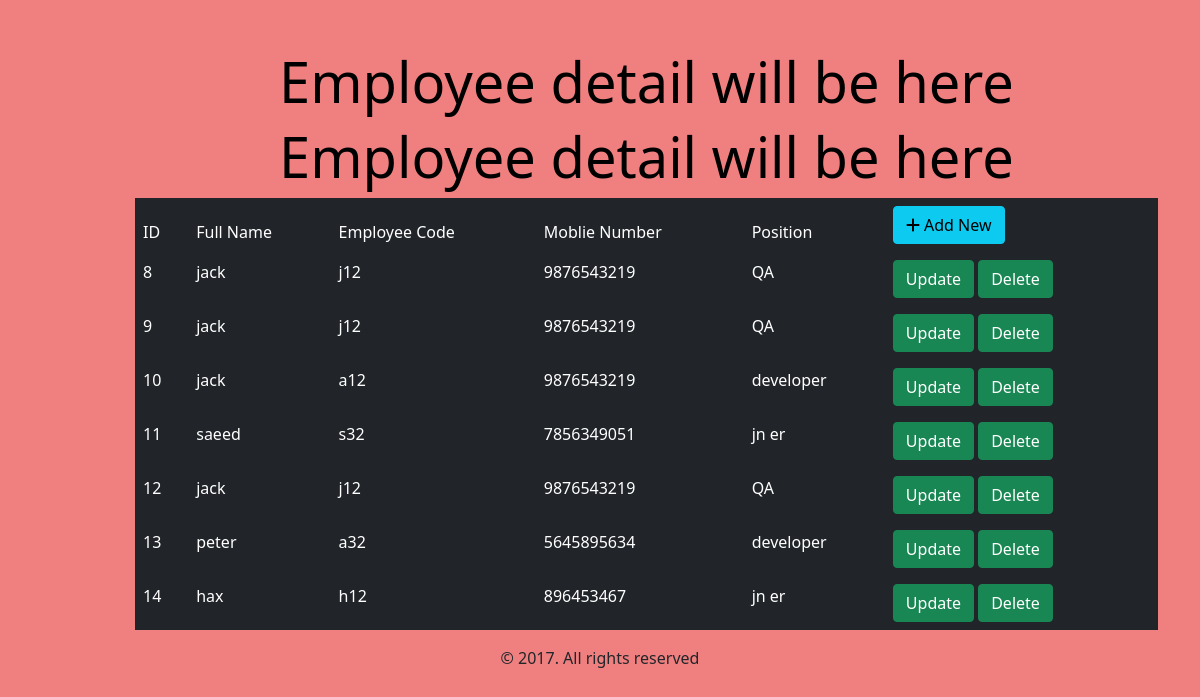
Screenshot of /employee/list/ with the database file from the repository.
### employee_register/models.py (models this page shows)
class Emplpoyee(models.Model):
    fullname=models.CharField(max_length=100)
    emp_code=models.CharField(max_length=3)
    mobile=models.CharField(max_length=15)
    position=models.ForeignKey(Position,on_delete=models.CASCADE)

class Position(models.Model):
    title=models.CharField(max_length=50)
    def __str__(self):
        return self.title

### employee_register/views.py (the view)
# urls.py: path('list/',views.employee_list,name='employee_list'),
def employee_list(request):
    context={'employe_list':Emplpoyee.objects.all()}
    return render(request,'employee_register/employee_list.html',context)

### employee_register/templates/employee_register/employee_list.html
{% extends 'employee_register/base.html' %}
{% block content %}
        {% block heading %}
                 <h1 class="display-4 text-center">Employee detail will be here </h1>
        {% endblock heading %}
    <table class="table table-borderless table-dark">
            <thead>
                <tr>
                    <td>ID</td>
                    <td>Full Name</td>
                    <td>Employee Code</td>
                    <td>Moblie Number</td>
                    <td>Position</td>
                    <td>
                        <a class="btn btn-info" href="{% url 'employee_insert' %}">
                       <i class="fas fa-plus"></i> Add New</a>
                    </td>
                </tr>
            </thead>
            <tbody>
                {% for employee in employe_list %}
                    <tr>
                        <td>{{employee.id}}</td>
                        <td>{{employee.fullname}}</td>
                        <td>{{employee.emp_code}}</td>
                        <td>{{employee.mobile}}</td>
                        <td>{{employee.position}}</td>
                        <td>
                        <a class="btn btn-success" href="{% url 'employee_update' employee.id %}">Update</a>
                        <a class="btn btn-success" href="{% url 'employee_delete' employee.id %}">Delete</a>
                        </td>
                    </tr>
                {% endfor %}
            </tbody>
        </table>
{% endblock content %}

### employee_register/templates/employee_register/base.html (shortened to what this page needs)
<!DOCTYPE html>
{% load static %}
<html lang="en">
<head>
    <link rel="stylesheet" href="{% static 'employee_register/css/bootstrap.min.css' %}">
    <link rel="stylesheet" href="{% static 'employee_register/css/all.min.css' %}">
    <link rel="stylesheet" href="{% static 'employee_register/css/style.css' %}">
</head>
<body>
        <div class="container">
           <div class="col md-10 offset-md-1 mt-5">
                <div class="jumbotron">
                     {% block heading %}{% endblock heading %}
                    {% block content %}
                    {% endblock content %}
                </div>
           </div>
        </div>
    {% block deleteview %}
         <footer class="text-center mx-3"> &copy; 2017. All rights reserved </footer>
    {% endblock deleteview %}
 </body>
</html>

### employee_register/static/employee_register/css/style.css (style rules this page uses)
h1 { color:black; text-align: center; }
body { background-color:lightcoral; }

### rows the page displays
Emplpoyee: id "8", fullname "jack", emp_code "j12", mobile "9876543219", position "QA"
Emplpoyee: id "9", fullname "jack", emp_code "j12", mobile "9876543219", position "QA"
Emplpoyee: id "10", fullname "jack", emp_code "a12", mobile "9876543219", position "developer"
Emplpoyee: id "11", fullname "saeed", emp_code "s32", mobile "7856349051", position "jn er"
Emplpoyee: id "12", fullname "jack", emp_code "j12", mobile "9876543219", position "QA"
Emplpoyee: id "13", fullname "peter", emp_code "a32", mobile "5645895634", position "developer"
Emplpoyee: id "14", fullname "hax", emp_code "h12", mobile "896453467", position "jn er"
